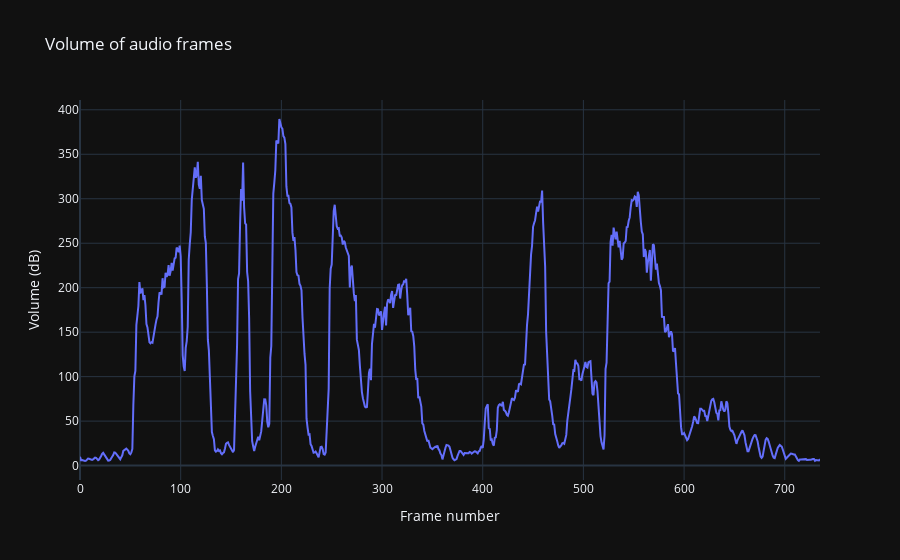

The cell this chart's notebook holds for it:
### Code cell
plot_volumes(frames)

### Figure 1 — Plotly figure (JSON) as saved in the notebook; plotly's stock layout.template omitted (floating-point values rounded to 4 significant figures; data arrays with more than 128 entries replaced by an {"elided": "..."} marker saying what was removed)
{"data": [{"mode": "lines", "x": {"elided": "736 int values"}, "y": {"elided": "736 float values"}, "type": "scatter"}], "layout": {"xaxis": {"anchor": "y", "domain": [0.0, 1.0], "title": {"text": "Frame number"}}, "yaxis": {"anchor": "x", "domain": [0.0, 1.0], "title": {"text": "Volume (dB)"}}, "title": {"text": "Volume of audio frames"}}}
